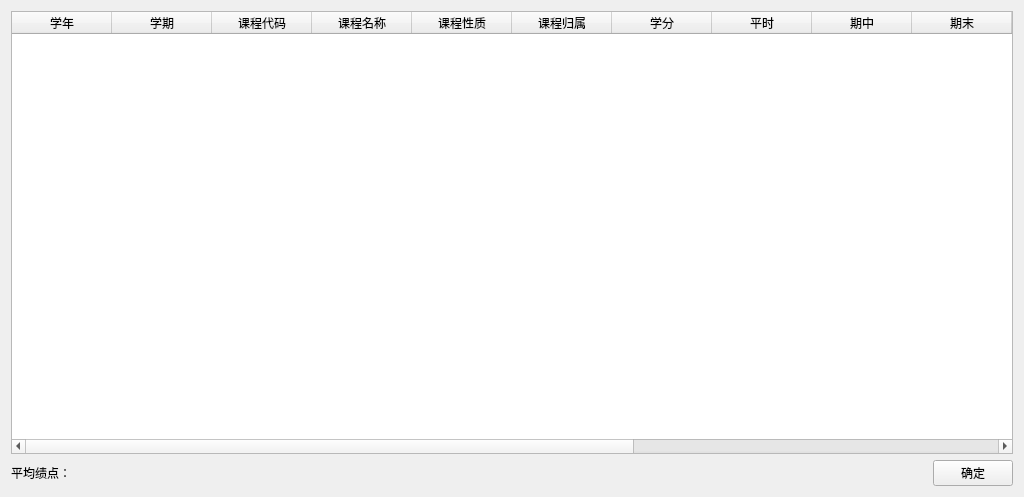
<?xml version="1.0" encoding="UTF-8"?>
<ui version="4.0">
 <class>QueryResult</class>
 <widget class="QWidget" name="QueryResult">
  <property name="geometry">
   <rect>
    <x>0</x>
    <y>0</y>
    <width>1024</width>
    <height>497</height>
   </rect>
  </property>
  <property name="windowTitle">
   <string>查询结果</string>
  </property>
  <property name="windowIcon">
   <iconset>
    <normaloff>:/ico.ico</normaloff>:/ico.ico</iconset>
  </property>
  <layout class="QGridLayout" name="gridLayout_2">
   <item row="1" column="2">
    <layout class="QGridLayout" name="gridLayout">
     <item row="1" column="0">
      <widget class="QLabel" name="label">
       <property name="minimumSize">
        <size>
         <width>200</width>
         <height>0</height>
        </size>
       </property>
       <property name="text">
        <string>平均绩点：</string>
       </property>
      </widget>
     </item>
     <item row="1" column="2">
      <widget class="QPushButton" name="pushButton">
       <property name="text">
        <string>确定</string>
       </property>
      </widget>
     </item>
     <item row="0" column="0" colspan="3">
      <widget class="QTableWidget" name="tableWidget">
       <property name="enabled">
        <bool>true</bool>
       </property>
       <property name="editTriggers">
        <set>QAbstractItemView::AnyKeyPressed|QAbstractItemView::CurrentChanged|QAbstractItemView::EditKeyPressed</set>
       </property>
       <column>
        <property name="text">
         <string>学年</string>
        </property>
       </column>
       <column>
        <property name="text">
         <string>学期</string>
        </property>
       </column>
       <column>
        <property name="text">
         <string>课程代码</string>
        </property>
       </column>
       <column>
        <property name="text">
         <string>课程名称</string>
        </property>
       </column>
       <column>
        <property name="text">
         <string>课程性质</string>
        </property>
       </column>
       <column>
        <property name="text">
         <string>课程归属</string>
        </property>
       </column>
       <column>
        <property name="text">
         <string>学分</string>
        </property>
       </column>
       <column>
        <property name="text">
         <string>平时</string>
        </property>
       </column>
       <column>
        <property name="text">
         <string>期中</string>
        </property>
       </column>
       <column>
        <property name="text">
         <string>期末</string>
        </property>
       </column>
       <column>
        <property name="text">
         <string>实验</string>
        </property>
       </column>
       <column>
        <property name="text">
         <string>成绩</string>
        </property>
       </column>
       <column>
        <property name="text">
         <string>补考</string>
        </property>
       </column>
       <column>
        <property name="text">
         <string>重修</string>
        </property>
       </column>
       <column>
        <property name="text">
         <string>开课学院</string>
        </property>
       </column>
       <column>
        <property name="text">
         <string>备注</string>
        </property>
       </column>
      </widget>
     </item>
     <item row="1" column="1">
      <spacer name="horizontalSpacer">
       <property name="orientation">
        <enum>Qt::Horizontal</enum>
       </property>
       <property name="sizeHint" stdset="0">
        <size>
         <width>40</width>
         <height>20</height>
        </size>
       </property>
      </spacer>
     </item>
    </layout>
   </item>
  </layout>
 </widget>
 <resources/>
 <connections/>
</ui>
